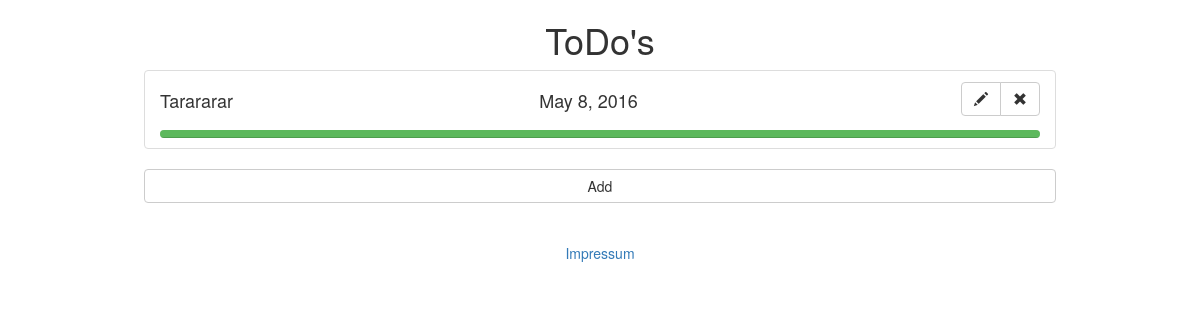
/todos/, run on an earlier commit of the app's database.
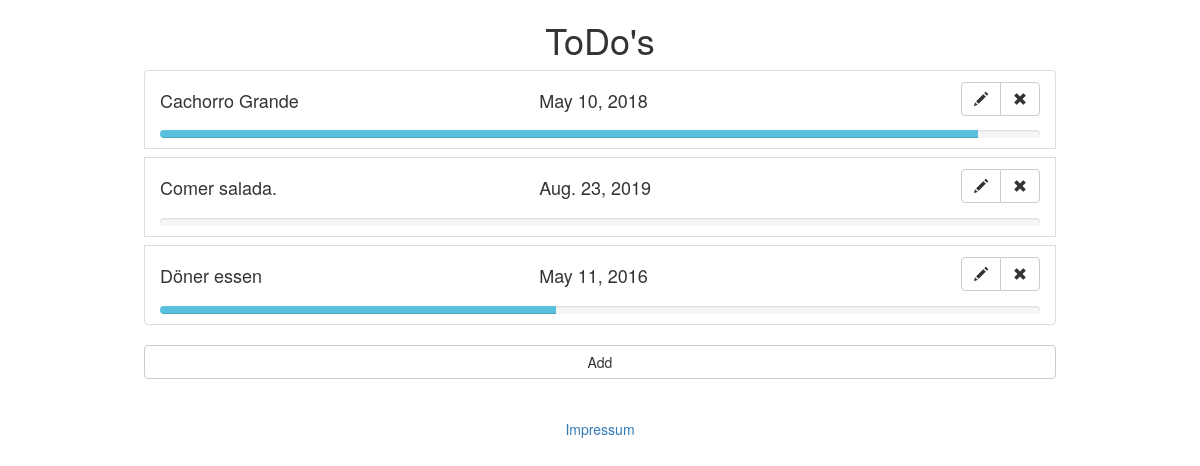
And on a later commit of the database.
### todos/models.py (models this page shows, shortened)
class Todo(models.Model):
    description = models.CharField(max_length=100)
    completed = models.BooleanField(default = False)
    progress = models.PositiveIntegerField(default=0,
        validators=[
            MaxValueValidator(100)
        ])
    due_date = models.DateField(default=timezone.now)

### todos/views.py (the view)
def index(request):
    all_todos = Todo.objects.all()
    context = { 'todo_list': all_todos }
    return render(request, 'todos/index.html', context)

### todos/templates/todos/index.html (shortened to what this page needs)
{% extends "todos/base.html" %}
{% block content %}
<h1 class="text-center">ToDo's</h1>
{% if todo_list %}
<ul class="center-block list-group todo-list">
  {% for todo in todo_list %}
  <li class="list-group-item todo-list-item">
    <div class="row">
      <h4 class="col-sm-5 col-xs-5">
        {{todo.description}}
      </h4>
      <h4 class="col-sm-4 col-xs-3">{{todo.due_date}}</h4>
      <div class="col-sm-3 col-xs-4">
        <div class="btn-group pull-right">
          <a href="{% url 'todos:edit' todo_id=todo.pk %}" class="glyphicon glyphicon-pencil btn btn-default"></a>
          <a href="{% url 'todos:delete' todo_id=todo.pk %}" class="delete-button glyphicon glyphicon-remove btn btn-default"></a>
        </div>
      </div>
    </div>
    <div class="row">
      <div class="col-sm-12">
        {% if todo.progress == 100 %}
          <div class="progress" style="height:8px; margin-bottom:0px; margin-top:10px;"
              data-toggle="tooltip" data-placement="bottom" title="{{todo.progress}}%">
            <div class="progress-bar progress-bar-success" role="progressbar" style="width: {{todo.progress}}%;"></div>
          </div>
        {% else %}
          <div class="progress" style="height:8px; margin-bottom:0px; margin-top:10px;">
            <div class="progress-bar progress-bar-info" role="progressbar" style="width: {{todo.progress}}%;"></div>
          </div>
        {% endif %}
      </div>
    </div>
  </li>
  {% endfor %}
</ul>
{% else %}
<div class="alert alert-info" role="alert">
  There are currently no Todos
</div>
{% endif %}
<a class="btn btn-default center-block todo-add" href="{% url 'todos:new' %}">Add</a>
<a class="text-center center-block about-container" href="{% url 'todos:about' %}">Impressum</a>
{% endblock %}

What changed in the data, as far as the page shows it:
removed Todo: description "Tarararar", due_date "May 8, 2016", progress 100 (drawn)
added Todo: description "Cachorro Grande", due_date "May 10, 2018", progress 93 (drawn)
added Todo: description "Comer salada.", due_date "Aug. 23, 2019"
added Todo: description "Döner essen", due_date "May 11, 2016", progress 45 (drawn)
